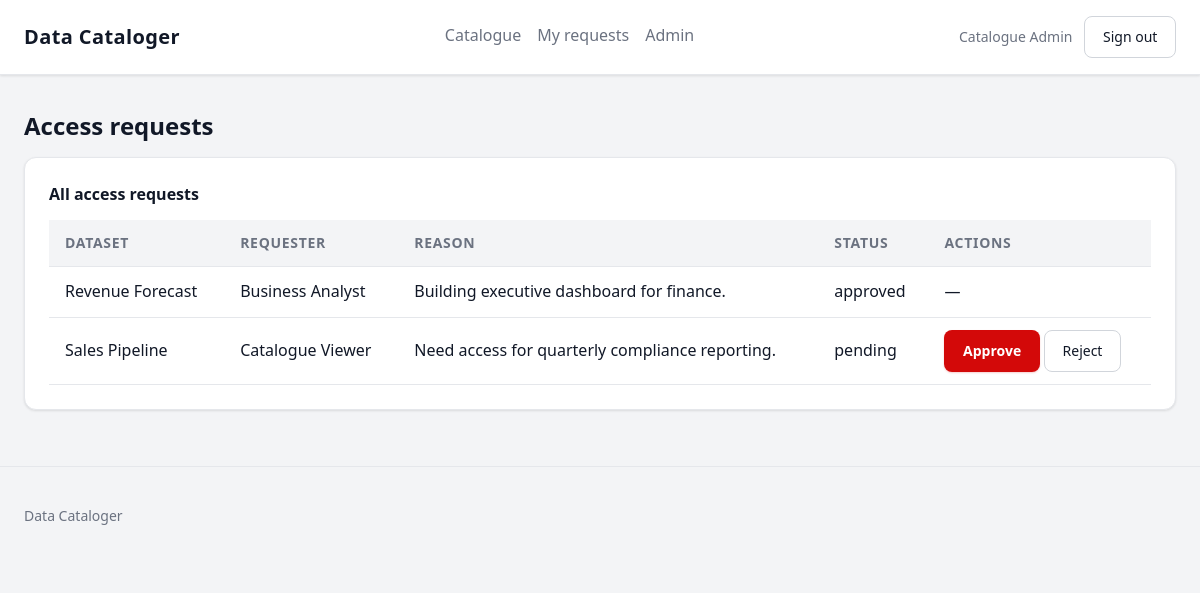
/admin/access-requests (signed in), run on the app's committed database.
### app/models/user.py (models this page shows, shortened)
class User(UserMixin, db.Model):
    __tablename__ = "users"
    id = db.Column(db.Uuid, primary_key=True, default=uuid.uuid4)
    email = db.Column(db.String(255), unique=True, nullable=False)
    full_name = db.Column(db.String(255), nullable=False)
    password_hash = db.Column(db.Text, nullable=False)
    role = db.Column(db.Enum(UserRole, name="user_role"), nullable=False, default=UserRole.viewer)
    is_active = db.Column(db.Boolean, nullable=False, default=True)
    created_at = db.Column(
        db.DateTime(timezone=True), nullable=False, default=lambda: datetime.now(timezone.utc)
    )

### app/models/access_request.py (models this page shows)
class AccessRequest(db.Model):
    __tablename__ = "access_requests"
    __table_args__ = (
        db.CheckConstraint(
            "(status = 'pending' AND decided_by IS NULL AND decided_at IS NULL) OR "
            "(status != 'pending' AND decided_by IS NOT NULL AND decided_at IS NOT NULL)",
            name="chk_decided",
        ),
        db.Index(
            "uq_pending_request",
            "dataset_id",
            "requested_by",
            unique=True,
            postgresql_where=db.text("status = 'pending'"),
            sqlite_where=db.text("status = 'pending'"),
        ),
    )
    id = db.Column(db.Uuid, primary_key=True, default=uuid.uuid4)
    dataset_id = db.Column(
        db.Uuid, db.ForeignKey("datasets.id", ondelete="CASCADE"), nullable=False
    )
    requested_by = db.Column(db.Uuid, db.ForeignKey("users.id"), nullable=False)
    reason = db.Column(db.Text, nullable=False)
    status = db.Column(
        db.Enum(RequestStatus, name="request_status"), nullable=False, default=RequestStatus.pending
    )
    decided_by = db.Column(db.Uuid, db.ForeignKey("users.id"))
    decided_at = db.Column(db.DateTime(timezone=True))
    created_at = db.Column(
        db.DateTime(timezone=True), nullable=False, default=lambda: datetime.now(timezone.utc)
    )
    dataset = db.relationship("Dataset", foreign_keys=[dataset_id])
    requester = db.relationship("User", foreign_keys=[requested_by])

### app/models/dataset.py (models this page shows)
class Dataset(db.Model):
    __tablename__ = "datasets"
    __table_args__ = (db.CheckConstraint("row_count >= 0", name="chk_row_count_nonneg"),)
    id = db.Column(db.Uuid, primary_key=True, default=uuid.uuid4)
    name = db.Column(db.String(255), unique=True, nullable=False)
    description = db.Column(db.Text)
    source_system_id = db.Column(db.Integer, db.ForeignKey("source_systems.id"), nullable=False)
    classification_id = db.Column(db.Integer, db.ForeignKey("classifications.id"), nullable=False)
    owner_id = db.Column(db.Uuid, db.ForeignKey("users.id"), nullable=False)
    row_count = db.Column(db.BigInteger)
    refresh_frequency = db.Column(
        db.Enum(RefreshFrequency, name="refresh_frequency"),
        nullable=False,
        default=RefreshFrequency.daily,
    )
    last_refreshed = db.Column(db.Date)
    is_active = db.Column(db.Boolean, nullable=False, default=True)
    created_at = db.Column(
        db.DateTime(timezone=True), nullable=False, default=lambda: datetime.now(timezone.utc)
    )
    source_system = db.relationship("SourceSystem")
    classification = db.relationship("Classification")
    owner = db.relationship("User")

### app/admin/routes.py (the view)
@admin_bp.route("/access-requests")
@role_required(UserRole.admin)
def access_requests():
    status_filter = request.args.get("status", "").strip()
    status = None
    if status_filter:
        try:
            status = RequestStatus(status_filter)
        except ValueError:
            flash("Invalid status filter.", "error")
    requests = access_request_service.list_all_requests(status)
    return render_template(
        "admin/access_requests.html",
        title="Access requests",
        requests=requests,
        status_filter=status_filter,
    )

### app/services/access_requests.py (called while the page is built)
def list_all_requests(status: RequestStatus | None = None) -> list[AccessRequest]:
    query = AccessRequest.query.order_by(AccessRequest.created_at.desc())
    if status is not None:
        query = query.filter_by(status=status)
    return query.all()

### app/templates/admin/access_requests.html (shortened to what this page needs)
{% extends 'base.html' %}
{% block content %}
<section>
  <h1>Access requests</h1>
  <div class="table-wrap card">
    <table class="data-table">
      <caption>All access requests</caption>
      <thead>
        <tr>
          <th scope="col">Dataset</th>
          <th scope="col">Requester</th>
          <th scope="col">Reason</th>
          <th scope="col">Status</th>
          <th scope="col">Actions</th>
        </tr>
      </thead>
      <tbody>
        {% for item in requests %}
        <tr>
          <td>{{ item.dataset.name }}</td>
          <td>{{ item.requester.full_name }}</td>
          <td>{{ item.reason }}</td>
          <td>{{ item.status.value }}</td>
          <td>
            {% if item.status.value == 'pending' %}
            <form method="post" action="{{ url_for('admin.approve_request', request_id=item.id) }}" class="inline-form">
              <button type="submit" class="btn btn-primary">Approve</button>
            </form>
            <form method="post" action="{{ url_for('admin.reject_request', request_id=item.id) }}" class="inline-form">
              <button type="submit" class="btn btn-secondary">Reject</button>
            </form>
            {% else %}—{% endif %}
          </td>
        </tr>
        {% else %}
        <tr><td colspan="5">No access requests found.</td></tr>
        {% endfor %}
      </tbody>
    </table>
  </div>
</section>
{% endblock %}

### app/templates/base.html (shortened to what this page needs)
<!doctype html>
<html lang="en">
<head>
  <link rel="stylesheet" href="{{ url_for('static', filename='css/main.css') }}">
</head>
<body>
  <header class="site-header">
    <div class="container header-inner">
      <a class="brand" href="{{ url_for('index') }}">Data Cataloger</a>
      {% if current_user.is_authenticated %}
      <nav class="site-nav" aria-label="Primary">
        <a href="{{ url_for('catalogue.list_datasets') }}">Catalogue</a>
        <a href="{{ url_for('catalogue.my_requests') }}">My requests</a>
        {% if current_user.role.value == 'admin' %}
        <a href="{{ url_for('admin.dashboard') }}">Admin</a>
        {% endif %}
      </nav>
      <div class="session">
        <span class="session-user">{{ current_user.full_name }}</span>
        <form method="post" action="{{ url_for('auth.logout') }}" class="inline-form">
          <button type="submit" class="btn btn-secondary">Sign out</button>
        </form>
      </div>
      {% endif %}
    </div>
  </header>
  <main id="main-content" class="container main-content">
    {% block content %}{% endblock %}
  </main>
  <footer class="site-footer">
    <div class="container">
      <p>Data Cataloger</p>
    </div>
  </footer>
</body>
</html>

### app/static/css/main.css (style rules this page uses)
:root { --color-bg: #f3f4f6; --color-surface: #ffffff; --color-text: #111827; --color-muted: #6b7280; --color-border: #e5e7eb; --color-border-strong: #d1d5db; --color-accent: #d30909; --color-accent-hover: #a80707; --color-success: #16a34a; --color-error: #d30909; --space-1: 0.25rem; --space-2: 0.5rem; --space-3: 0.75rem; --space-4: 1rem; --space-5: 1.5rem; --space-6: 2rem; --radius: 0.5rem; --radius-lg: 0.75rem; --max-width: 72rem; --font: system-ui, -apple-system, "Segoe UI", Roboto, sans-serif; --text-sm: 0.875rem; --text-base: 1rem; --text-lg: 1.25rem; --text-xl: 1.5rem; --shadow-sm: 0 1px 3px rgba(0, 0, 0, 0.07), 0 1px 2px rgba(0, 0, 0, 0.04); --shadow-md: 0 4px 12px rgba(0, 0, 0, 0.08), 0 2px 4px rgba(0, 0, 0, 0.04); --transition: 150ms ease; }
* { box-sizing: border-box; }
body { margin: 0; font-family: var(--font); font-size: var(--text-base); line-height: 1.6; color: var(--color-text); background: var(--color-bg); }
a { color: var(--color-accent); transition: color var(--transition); }
.container { width: min(100% - 2rem, var(--max-width)); margin-inline: auto; }
.site-header { background: var(--color-surface); border-bottom: 1px solid var(--color-border); box-shadow: var(--shadow-sm); position: sticky; top: 0; z-index: 100; }
.header-inner { display: flex; flex-wrap: wrap; gap: var(--space-3); align-items: center; justify-content: space-between; padding: var(--space-4) 0; }
.brand { font-weight: 700; font-size: var(--text-lg); text-decoration: none; color: var(--color-text); letter-spacing: 0.02em; transition: color var(--transition); }
.site-nav { display: flex; gap: var(--space-4); flex-wrap: wrap; }
.site-nav a { text-decoration: none; color: var(--color-muted); font-weight: 500; padding: var(--space-1) 0; border-bottom: 2px solid transparent; transition: color var(--transition), border-color var(--transition); }
.session { display: flex; gap: var(--space-3); align-items: center; flex-wrap: wrap; }
.session-user { color: var(--color-muted); font-size: var(--text-sm); font-weight: 500; }
.main-content { padding: var(--space-6) 0; }
.site-footer { border-top: 1px solid var(--color-border); padding: var(--space-5) 0; color: var(--color-muted); font-size: var(--text-sm); }
.card { background: var(--color-surface); border: 1px solid var(--color-border); border-radius: var(--radius-lg); padding: var(--space-5); margin-bottom: var(--space-5); box-shadow: var(--shadow-sm); }
h1 { font-size: var(--text-xl); margin: 0 0 var(--space-3); font-weight: 700; }
.btn { display: inline-flex; align-items: center; gap: var(--space-2); border: 1px solid transparent; border-radius: var(--radius); padding: 0.55rem 1.1rem; font: inherit; font-size: var(--text-sm); font-weight: 500; cursor: pointer; text-decoration: none; transition: background var(--transition), color var(--transition), box-shadow var(--transition), border-color var(--transition); white-space: nowrap; }
.btn-primary { background: var(--color-accent); color: var(--color-surface); font-weight: 600; box-shadow: 0 1px 2px rgba(211, 9, 9, 0.2); }
.btn-secondary { background: var(--color-surface); border-color: var(--color-border-strong); color: var(--color-text); }
.inline-form { display: inline; }
.table-wrap { overflow-x: auto; }
.data-table { width: 100%; border-collapse: collapse; }
.data-table caption { text-align: left; font-weight: 600; margin-bottom: var(--space-3); color: var(--color-text); }
.data-table th, .data-table td { padding: var(--space-3) var(--space-4); border-bottom: 1px solid var(--color-border); text-align: left; vertical-align: middle; }
.data-table th { background: var(--color-bg); color: var(--color-muted); font-size: var(--text-sm); font-weight: 600; text-transform: uppercase; letter-spacing: 0.05em; }
.data-table tbody tr { transition: background var(--transition); }

### data on the page
User: full_name "Catalogue Admin"
AccessRequest: dataset.name "Revenue Forecast", requester.full_name "Business Analyst", reason "Building executive dashboard for finance.", status.value "approved"
AccessRequest: dataset.name "Sales Pipeline", requester.full_name "Catalogue Viewer", reason "Need access for quarterly compliance reporting.", status.value "pending"
